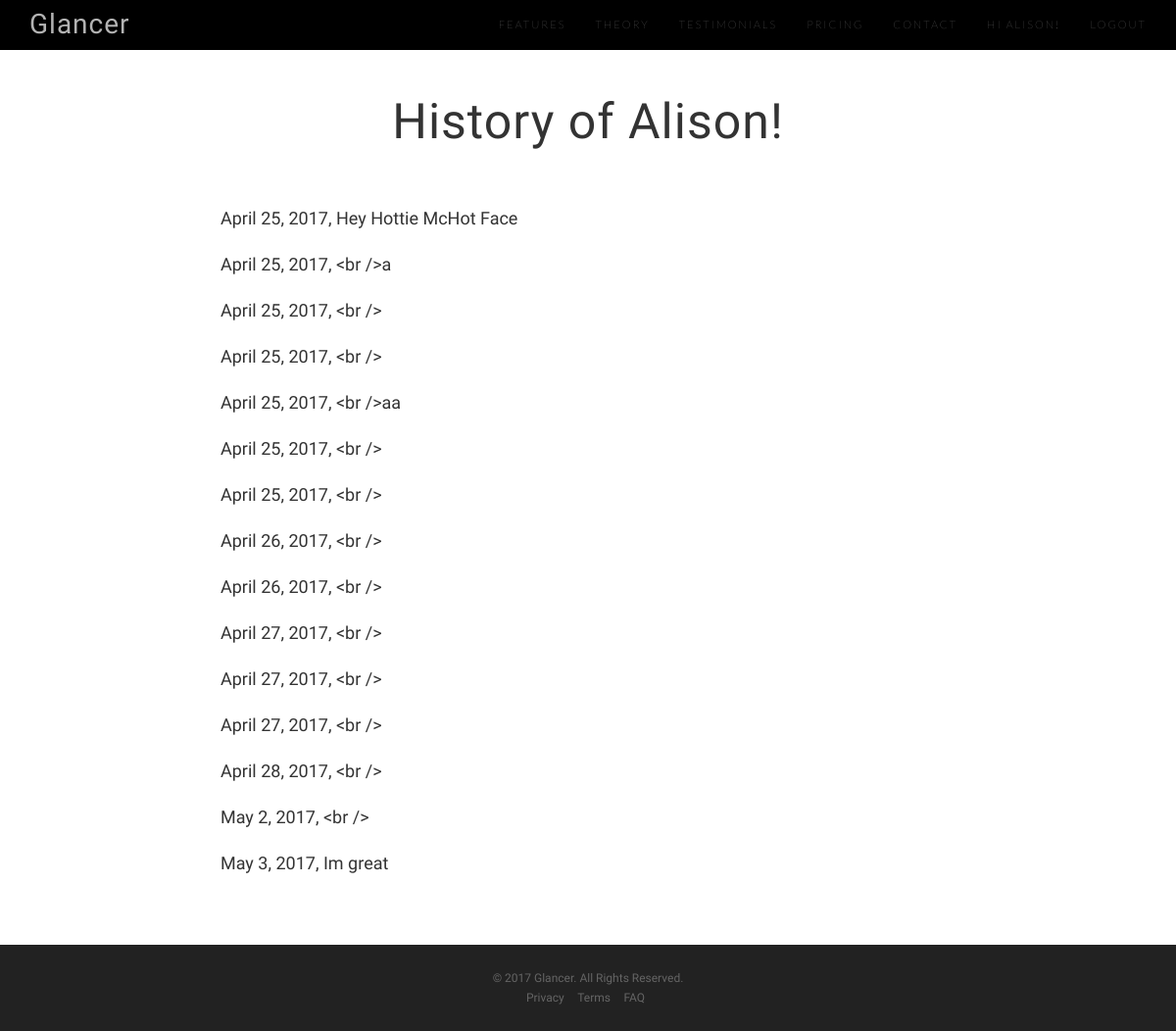
/history/ (signed in), run on the app's committed database.
### Glancer/models.py (models this page shows, shortened)
class Glance(models.Model):
    value = 1
    date = models.DateField('Date Sent')
    description = models.TextField(max_length=200, blank=True)
    receiver = models.ForeignKey(Profile, related_name="glance_receiver", on_delete=models.CASCADE)

### Glancer/views.py (the view)
# urls.py: url(r'^history/', views.history, name='history'),
def history(request):
    context = constructor(request)
    user_glances = 0
    list_glances = []
    for glance in all_glances:
        if str(glance.receiver_id) == str(request.user.id):
            user_glances = user_glances + 1
            list_glances.append(glance)
    more_context = {
        'user_list': all_users,
        'user_glances' : user_glances,
        'list_glances' : list_glances,
    }
    context.update(more_context)
    return render(request, 'Glancer/history.html', context)

### Glancer/views.py (called while the page is built)
def constructor(request):
    authentic = False
    username = None
    user_id = None
    if request.user.is_authenticated():
        username = request.user.username
        user_id = request.user.id
        authentic = True
    context = {
        'user_list': all_users,
        'authentic': authentic,
        'username': username,
        'user_id': user_id,
    }
    return context

### Glancer/templates/Glancer/history.html
{% extends 'Glancer/base.html' %}
{% block content %}
<section id="features" class="features">
        <div class="container">
            <div class="row">
                <div class="col-lg-2"></div>
                <div class="col-lg-8">
                    <p><br></p>
                    <h2 style="text-align: center">History of {{ username }}!</h2>
                    <p><br></p>
                    {% for glance in list_glances %}
                        <p>{{ glance.date }}, {{ glance.description }}</p>
                    {% endfor %}
                </div>
            </div>
        </div>
</section>
{% endblock %}

### Glancer/templates/Glancer/base.html (shortened to what this page needs)
{% load static %}
<!DOCTYPE html>
<html lang="en">
<head>
    <link href="{% static "Glancer/lib/bootstrap/css/bootstrap.min.css"%}" rel="stylesheet">
    <link rel="stylesheet" href="{% static "Glancer/lib/font-awesome/css/font-awesome.min.css"%}">
    <link rel="stylesheet" href="{% static "Glancer/lib/simple-line-icons/css/simple-line-icons.css"%}">
    <link rel="stylesheet" href="{% static "Glancer/lib/device-mockups/device-mockups.min.css"%}">
    <link href="{% static "Glancer/css/new-age.min.css"%}" rel="stylesheet">
    <link href="{% static "Glancer/css/custom.css"%}" rel="stylesheet">
</head>
<body id="page-top">
<div class="main-content">
<nav id="mainNav" class="navbar navbar-default navbar-fixed-top">
    <div class="container">
        <div class="navbar-header">
            <a class="navbar-brand page-scroll" href="/">Glancer</a>
        </div>
        <div class="collapse navbar-collapse" id="bs-example-navbar-collapse-1">
            <ul class="nav navbar-nav navbar-right">
                <li>
                    <a class="page-scroll" href="/#download">Features</a>
                </li>
                <li>
                    <a class="page-scroll" href="/">Theory</a>
                </li>
                <li>
                    <a class="page-scroll" href="/">Testimonials</a>
                </li>
                <li>
                    <a class="page-scroll" href="/">Pricing</a>
                </li>
                <li>
                    <a class="page-scroll" href="/#contact">Contact</a>
                </li>
                 <li>
                        {% if not authentic %}
                            <a class="" href="/login/">Login</a>
                            {% else %}
                            <a class="" href="/user/{{ user_id }}">Hi {{ username }}!</a>
                            <li>
                                <a class="page-scroll" href="/logout/">Logout</a>
                             </li>
                        {% endif %}
            </ul>
        </div>
    </div>
</nav>
    {% block content %}{% endblock %}
</div>
 <footer >
        <div class="container">
            <p>&copy; 2017 Glancer. All Rights Reserved.</p>
            <ul class="list-inline">
                <li>
                    <a href="#">Privacy</a>
                </li>
                <li>
                    <a href="#">Terms</a>
                </li>
                <li>
                    <a href="#">FAQ</a>
                </li>
            </ul>
        </div>
 </footer>
</body>
</html>

### Glancer/static/Glancer/css/custom.css (style rules this page uses)
.navbar-brand { font-size: 28px; }
.navbar { background-color: #000; }
.features { background-color: #fff; }
footer { left: 0; bottom: 0; width: 100%; overflow:hidden; }
.main-content { min-height: calc(100vh - 88px); }
section { padding: 50px 0; position: relative; }

### data on the page
Glance: date "April 25, 2017", description "Hey Hottie McHot Face"
Glance: date "April 25, 2017", description "<br />a"
Glance: date "April 25, 2017", description "<br />"
Glance: date "April 25, 2017", description "<br />"
Glance: date "April 25, 2017", description "<br />aa"
Glance: date "April 25, 2017", description "<br />"
Glance: date "April 25, 2017", description "<br />"
Glance: date "April 26, 2017", description "<br />"
Glance: date "April 26, 2017", description "<br />"
Glance: date "April 27, 2017", description "<br />"
Glance: date "April 27, 2017", description "<br />"
Glance: date "April 27, 2017", description "<br />"
Glance: date "April 28, 2017", description "<br />"
Glance: date "May 2, 2017", description "<br />"
Glance: date "May 3, 2017", description "Im great"

### other printed values
{{ username }} "ALISON"
{{ username }} "Alison"
